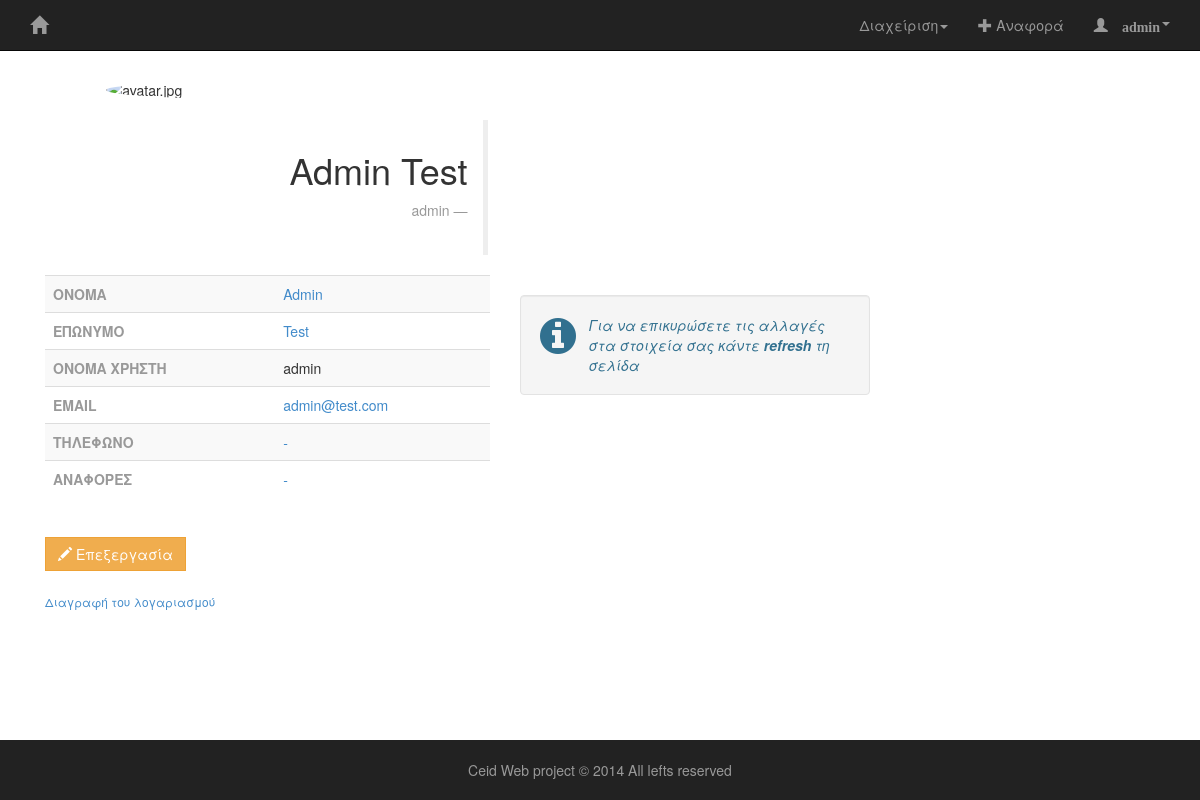
Screenshot of /view.php?u=admin (signed in) with the database file from the repository.
### tables this page shows
CREATE TABLE IF NOT EXISTS `users` (
  `name` varchar(50) DEFAULT NULL,
  `surname` varchar(50) DEFAULT NULL,
  `email` varchar(50) NOT NULL,
  `uname` varchar(50) NOT NULL,
  `pass` varchar(128) NOT NULL,
  `phone` varchar(10) NOT NULL DEFAULT '-',
  `salt` char(128) NOT NULL,
  `type` set('admin','user') NOT NULL DEFAULT 'user',
  PRIMARY KEY (`uname`),
  UNIQUE KEY `email` (`email`,`phone`),
  KEY `email_2` (`email`)
);

### view.php (the view, shortened to what this page needs)
<?php
include_once 'header.php';
include_once 'db/connect.php';
$u = @$_GET['u'];
$query = "SELECT * FROM users WHERE uname = '$u'";
$result = mysqli_query($mysql_con, $query);
$row = mysqli_fetch_array($result);
$query2 = "SELECT * FROM reports WHERE author = '$u'";
$result2 = mysqli_query($mysql_con, $query2);
$reps = mysqli_num_rows($result2);
?>
<div class="container">
  <div class="row">
    <div class="col-md-5">
      <img src="uploads/<?php echo md5('default_avatar.png');?>" alt="avatar.jpg" class="img-circle img-responsive col-xs-offset-2"><br>
      <blockquote class="blockquote-reverse">
        <h1><?php echo $row['name'] . ' ' . $row['surname'];?></h1>
        <footer><?php echo $row['type'];?></footer><br>
      </blockquote>
    </div>
  </div>
  <div class="col-md-5">
    <table class="table table-striped table-hover" id="myTable">
      <tr>
        <td><b class="text-muted">ΟΝΟΜΑ</b></td><td><a id='name' class='editable' data-url='db/update/update.php' data-type='text' data-pk="<?php echo $row['uname'];?>"><?php echo ' ' . $row['name'];?></a><br></td>
      </tr>
      <tr>
        <td><b class="text-muted">ΕΠΩΝΥΜΟ</b></td><td><a id='surname' class='editable' data-url='db/update/update.php' data-type='text' data-pk="<?php echo $row['uname'];?>"><?php echo ' ' . $row['surname'];?></a><br></td>
      </tr>
      <tr>
        <td><b class="text-muted">ΟΝΟΜΑ ΧΡΗΣΤΗ</b></td><td><?php echo ' ' . $row['uname'];?><br></td>
      </tr>
      <tr>
        <td><b class="text-muted">EMAIL</b></td><td><a href="mailto:<?php echo $row['email'];?>"><?php echo ' ' . $row['email'];?></a><br></td>
      </tr>
      <tr>
        <td><b class="text-muted">ΤΗΛΕΦΩΝΟ</b></td><td><a id='phone' class='editable' data-url='db/update/update.php' data-type='text' data-pk="<?php echo $row['uname'];?>"><?php echo ' ' . (($row['phone']!=null) ? $row['phone'] : '-');?></a><br></td>
      </tr>
      <tr>
        <td><b class="text-muted">ΑΝΑΦΟΡΕΣ</b></td><td><a href="archive.php?u=<?php echo $u;?>"><?php echo ' ' . (($reps!=0) ? $reps : '-');?></a></td>
      </tr>
    </table><br>
      <button id="toggle" type="button" class="btn btn-warning"><span class="glyphicon glyphicon-pencil"></span> Επεξεργασία</button>
  <br><br><a class="small" onClick="return confirm('Σε περιπτωση που πατήσετε OK, ο χρήστης ´<?php echo $row['uname'];?>´ θα διαγραφεί για ΠΑΝΤΑ');"   href="db/delete/delete_user.php?u=<?php echo $u;?>">Διαγραφή του λογαριασμού</a>
  </div>
  <div class="col-md-4">
    <div class="well alert-info" style="margin-top:20px">
        <i class="fa fa-info-circle fa-3x pull-left"></i><i>Για να επικυρώσετε τις αλλαγές στα στοιχεία σας κάντε <strong>refresh</strong> τη σελίδα</i>
    </div>
  </div>
</div>

### rows the page displays
users: name "Admin", surname "Test", type "admin", uname "admin", email "admin@test.com"

### other values shown
$_SESSION['session_username'] "admin"
